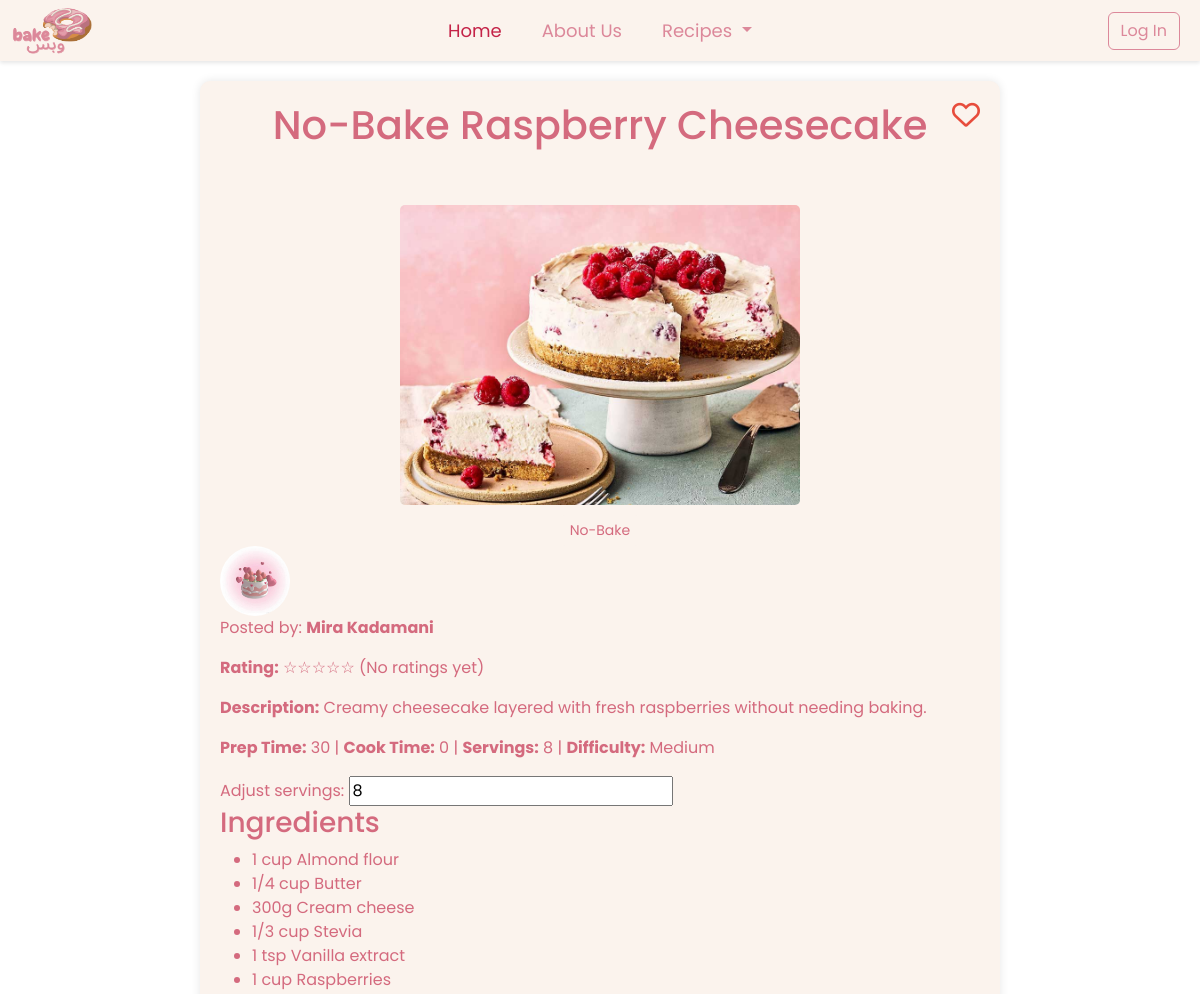
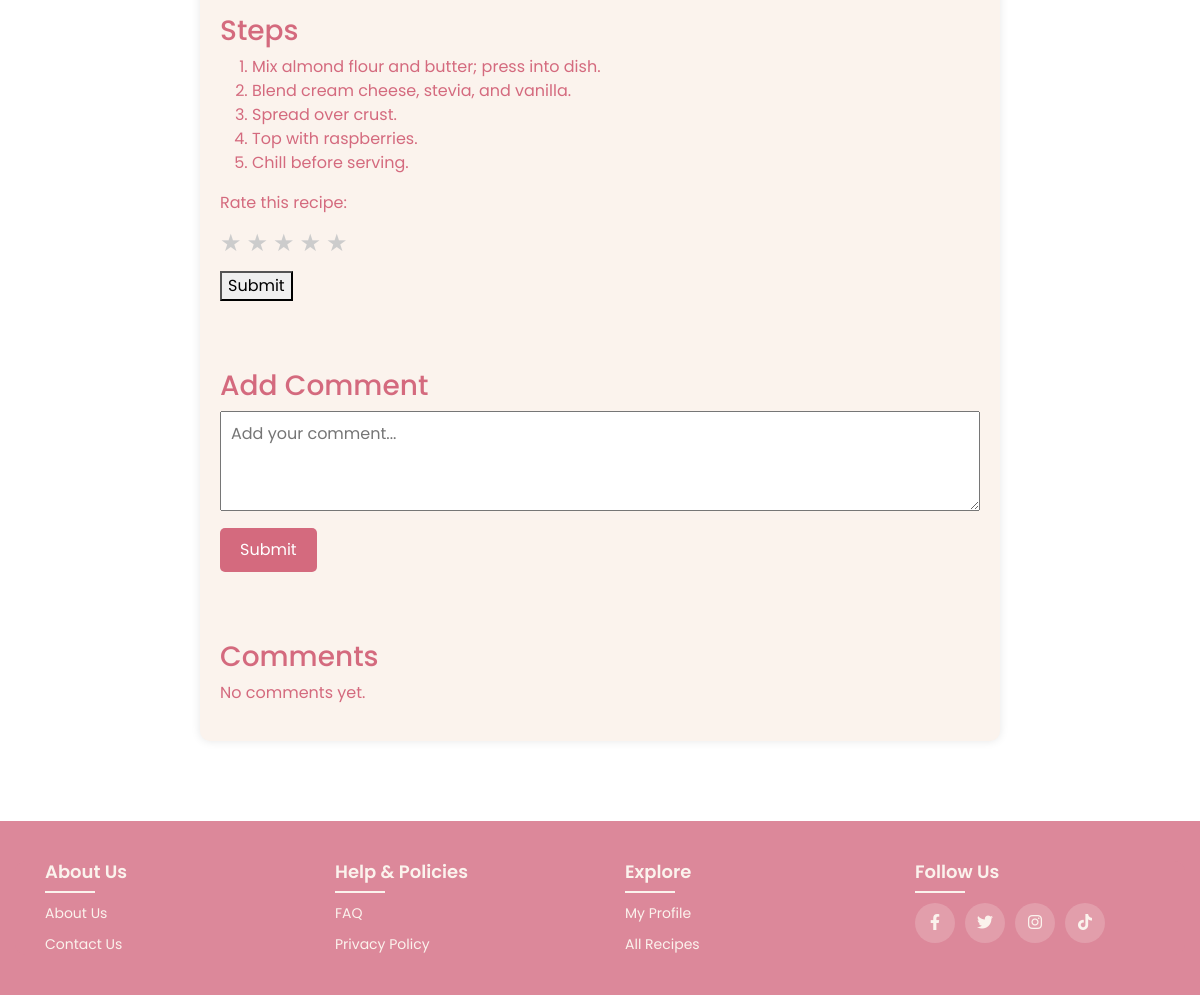
/individual-recipes.php?id=176, run on the app's committed database (2 pictures, top to bottom).
### tables this page shows
CREATE TABLE `recipe` (
  `id` int(11) NOT NULL,
  `name` varchar(255) NOT NULL,
  `description` text DEFAULT NULL,
  `category` varchar(100) NOT NULL,
  `prep_time` int(11) DEFAULT NULL,
  `cook_time` int(11) DEFAULT NULL,
  `servings` int(11) DEFAULT NULL,
  `difficulty` enum('Easy','Medium','Hard') NOT NULL DEFAULT 'Easy',
  `image` varchar(255) DEFAULT NULL,
  `ingredients` text DEFAULT NULL,
  `steps` text DEFAULT NULL,
  `user` varchar(255) DEFAULT NULL,
  `created_at` timestamp NOT NULL DEFAULT current_timestamp(),
  `user_id` int(11) NOT NULL
);

CREATE TABLE `users` (
  `user_id` int(11) NOT NULL,
  `username` varchar(50) NOT NULL,
  `email` varchar(100) NOT NULL,
  `password_hash` varchar(255) NOT NULL,
  `profile_picture` varchar(255) DEFAULT 'images/default.png',
  `bio` varchar(270) DEFAULT 'No bio yet',
  `hobbies` varchar(150) DEFAULT 'Still looking for new hobbies...',
  `Userrole` varchar(8) DEFAULT 'Baker'
);

### individual-recipes.php (the view, shortened to what this page needs)
<?php
    include 'individualrecipe.php';
    $isLoggedIn = isset($_SESSION['user_id']);
    $user_id = $_SESSION['user_id'];
    $recipe_id = $_GET['id'];
    $query = "SELECT * FROM recipe WHERE id = :id";
    $stmt = $con->prepare($query);
    $stmt->bindParam(':id', $recipe_id, PDO::PARAM_INT);
    $stmt->execute();
    $recipe = $stmt->fetch(PDO::FETCH_ASSOC);
    $userQuery = $con->prepare("SELECT username, profile_picture FROM users WHERE user_id = ?");
    $userQuery->execute([$recipe['user_id']]);
    $userInfo = $userQuery->fetch();
    $ingredients = json_decode($recipe['ingredients'], true);
    $steps = json_decode($recipe['steps'], true);
    $ratingQuery = $con->prepare("SELECT AVG(rating) AS avg_rating FROM reviews WHERE recipe_id = ?");
    $ratingQuery->execute([$recipe_id]);
    $ratingResult = $ratingQuery->fetch();
    function checkIfFavorited($user_id, $recipe_id, $con) {
        $stmt = $con->prepare("SELECT * FROM favorites WHERE user_id = :user_id AND recipe_id = :recipe_id");
        $stmt->bindParam(':user_id', $user_id, PDO::PARAM_INT);
        $stmt->bindParam(':recipe_id', $recipe_id, PDO::PARAM_INT);
        $stmt->execute();
        return $stmt->rowCount() > 0;
    }
    $isFavorited = checkIfFavorited($user_id, $recipe_id, $con);
?>
<!DOCTYPE html>
<html lang="en">
<head>
    <link href="https://cdn.jsdelivr.net/npm/bootstrap@5.3.2/dist/css/bootstrap.min.css" rel="stylesheet">
    <link rel="stylesheet" href="https://cdnjs.cloudflare.com/ajax/libs/font-awesome/6.0.0/css/all.min.css">
</head>
<body>
    <nav class="navbar custom-navbar sticky-top">
        <div class="container-fluid">
            <a class="navbar-brand" href="#">
                <img src="images/final.png" alt="Website Logo" width="80" height="50" class="d-inline-block align-text-top">
            </a>
            <ul class="navbar-nav d-flex flex-row">
                <li class="nav-item me-3">
                    <a class="nav-link active" aria-current="page" href="index.php">Home</a>
                </li>
                <li class="nav-item me-3">
                    <a class="nav-link" href="about us.php">About Us</a>
                </li>
                <li class="nav-item dropdown me-3">
                    <a class="nav-link dropdown-toggle" href="#" role="button" data-bs-toggle="dropdown" aria-expanded="false">
                        Recipes
                    </a>
                </li>
            </ul>
            <div class="d-flex">
                <?php if (!$isLoggedIn): ?>
                    <button class="btn btn-outline-danger me-2" onclick="window.location.href='login.php'">Log In</button>
                <?php endif; ?>
            </div>
        </div>
    </nav>
    <div class="container">
        <i class="<?php echo $isFavorited ? 'fa-solid' : 'fa-regular'; ?> fa-heart favorite-heart" id="favoriteHeart" onclick="toggleFavorite()"></i>
        <div class="recipe-header">
            <h1><?= htmlspecialchars($recipe['name'] ?? 'No Name Available') ?></h1>
            <br></br>
            <img src="images/<?= htmlspecialchars($recipe['image'] ?? 'default.jpg') ?>" alt="Recipe Image" class="recipe-img" style="width: 400px; height: 300px; object-fit: cover;">
            <div class="categories">
                <?php
                $categories = explode(',', $recipe['category'] ?? '');
                $categories = array_unique($categories);
                foreach ($categories as $category) {
                    echo '<div class="category">' . htmlspecialchars(trim($category)) . '</div>';
                }
                ?>
            </div>
        </div>
        <div class="user-info">
            <img src="<?= htmlspecialchars($userInfo['profile_picture'] ?? 'default.png') ?>" alt="User Picture" class="user-pic">
            <p>Posted by: <strong><?= htmlspecialchars($userInfo['username'] ?? 'Unknown User') ?></strong></p>
        </div>
        <?php
            $averageRating = $ratingResult['avg_rating'];
            echo '<p><strong>Rating:</strong> ';
            if ($averageRating) {
                $roundedRating = round($averageRating);
                for ($i = 1; $i <= 5; $i++) {
                    echo ($i <= $roundedRating) ? '★' : '☆';
                }
                echo " (" . number_format($averageRating, 1) . " / 5)";
            } else {
                echo str_repeat('☆', 5);
                echo " (No ratings yet)";
            }
            echo '</p>';
        ?>
        <p><strong>Description:</strong> <?= htmlspecialchars($recipe['description']) ?></p>
        <p><strong>Prep Time:</strong> <?= htmlspecialchars($recipe['prep_time']) ?> | <strong>Cook Time:</strong>  <?= htmlspecialchars($recipe['cook_time']) ?> | <strong>Servings:</strong> <?= htmlspecialchars($recipe['servings']) ?> | <strong>Difficulty:</strong> <?= htmlspecialchars($recipe['difficulty']) ?></p>
        <div class="serving-calculator">
            <label for="servingInput">Adjust servings:</label>
            <input type="number" id="servingInput" value=<?= htmlspecialchars($recipe['servings']) ?> min="1" onchange="adjustIngredients()">
        </div>
        <h3>Ingredients</h3>
        <ul id="ingredients-list">
            <?php
            foreach ($ingredients as $ingredient) {
                echo "<li id=\"ingredient-" . htmlspecialchars($ingredient['ingredient']) . "\" data-quantity=\"" . htmlspecialchars($ingredient['quantity']) . "\">" . htmlspecialchars($ingredient['quantity']) . " " . htmlspecialchars($ingredient['ingredient']) . "</li>";
            }
            ?>
        </ul>
        <h3>Steps</h3>
        <ol id="steps-list">
            <?php
            foreach ($steps as $step) {
                echo "<li>" . htmlspecialchars($step) . "</li>";
            }
            ?>
        </ol>
        <div class="user-rating">
                    <form method="post" action="">
                        <label for="rating">Rate this recipe:</label>
                        <div class="star-rating">
                            <?php for ($i = 1; $i <= 5; $i++): ?>
                                <span class="star" data-value="<?= $i ?>" onclick="setRating(<?= $i ?>)">
                                    ★
                                </span>
                            <?php endfor; ?>
                        </div>
                        <button type="submit" name="submit_rating">Submit</button>
                    </form>
                </div>
                <div class="discussion-section">
                <br></br>
                <h3>Add Comment</h3>
                <form method="POST" action="individual-recipes.php?id=<?php echo $recipe_id; ?>" style="margin-bottom: 20px;">
                    <textarea name="comment" placeholder="Add your comment..." required
                        style="width: 100%; height: 100px; padding: 10px; font-size: 16px; resize: vertical;"></textarea>
                    <button type="submit"
                        style="margin-top: 10px; padding: 10px 20px; font-size: 16px; display: block;">Submit</button>
                </form>
                <br></br>
                <h3>Comments</h3>
                <div id="commentsList">
                    <?php
                    $hasComments = false;
                    if (!$hasComments) {
                        echo '<p>No comments yet.</p>';
                    }
                    ?>
                </div>
            </div>
        </div>
</body>
    <footer class="footer">
        <div class="container">
            <div class="row">
                <div class="footer-col">
                    <h4>About Us</h4>
                    <ul>
                        <li><a href="about us.php">About us</a></li>
                        <li><a href="contactUs.php">Contact us</a></li>
                    </ul>
                </div>
                <div class="footer-col">
                    <h4>Help & Policies</h4>
                    <ul>
                        <li><a href="#faqpage.php">FAQ</a></li>
                        <li><a href="privacy.php">Privacy Policy</a></li>
                    </ul>
                </div>
                <div class="footer-col">
                    <h4>Explore</h4>
                    <ul>
                        <li><a href="profile page.php">My Profile</a></li>
                        <li><a href="recipes.php">All Recipes</a></li>
                    </ul>
                </div>
                <div class="footer-col">
                    <h4>Follow Us</h4>
                    <div class="social-links">
                        <a href="#"><i class="fab fa-facebook-f"></i></a>
                        <a href="#"><i class="fab fa-twitter"></i></a>
                        <a href="#"><i class="fab fa-instagram"></i></a>
                        <a href="#"><i class="fab fa-tiktok"></i></a>
                    </div>
                </div>
            </div>
        </div>
    </footer>
</html>

### individual-recipes.php (style rules this page uses)
body { background-image: url('https://i.pinimg.com/736x/ec/88/01/ec88011e4d940a6fbfde37d59b58b85b.jpg'); background-size: cover; font-family: 'Poppins', sans-serif; color: #d46a7e; margin: 0; padding: 0; }
.container { background: #fbf3ed; padding: 20px; border-radius: 10px; max-width: 800px; margin: 20px auto; box-shadow: 0 0 10px rgba(0, 0, 0, 0.1); position: relative; }
.custom-navbar { font-family: 'Poppins', sans-serif; font-size: 20px; background-color: #fbf3ed !important; box-shadow: 0 2px 4px rgba(0, 0, 0, 0.1); z-index: 1000; padding: 0; }
.custom-navbar.sticky-top { position: sticky; top: 0; }
.custom-navbar .navbar-nav .nav-link { color: #dc889a !important; font-size: 18px; padding: 8px 12px; transition: color 0.3s ease; }
.custom-navbar .navbar-nav .nav-link.active, .custom-navbar .navbar-nav .nav-link:hover { color: #c42348 !important; }
.custom-navbar .navbar-brand { color: #dc889a !important; font-size: 18px; margin-left: 0; }
.btn-outline-danger { border-color: #dc889a; color: #dc889a; transition: all 0.3s ease; }
.recipe-header { text-align: center; }
.recipe-img { width: 30%; border-radius: 5px; }
.categories { text-align: center; margin-top: 10px; display: flex; flex-wrap: wrap; gap: 10px; justify-content: center; }
.category { background: #fbf3ed; padding: 5px 10px; border-radius: 5px; font-size: 14px; }
.favorite-heart { font-size: 28px; color: #e74c3c; cursor: pointer; transition: color 0.3s; position: absolute; top: 20px; right: 20px; }
.rating-section, .discussion-section { margin-top: 20px; }
.star-rating { display: flex; gap: 5px; margin: 10px 0; }
.star { cursor: pointer; font-size: 24px; color: #ccc; }
.discussion-section button { padding: 10px 20px; background: #d46a7e; color: #fff; border: none; border-radius: 5px; cursor: pointer; }
.user-info img { width: 70px; height: 70px; border-radius: 50%; object-fit: cover; }
.footer { background-color: #dc889a; padding: 40px 0; font-family: 'Poppins', sans-serif; margin-top: 80px; color: #fbf3ed; }
.footer .container { background-color: #dc889a; max-width: 1170px; margin: auto; padding: 0 15px; box-shadow: none; border: none; }
.footer .row { display: flex; flex-wrap: wrap; justify-content: space-between; gap: 20px; margin: 0; padding: 0; }
.footer-col { flex: 1; min-width: 200px; padding: 0 15px; }
.footer-col h4 { font-size: 18px; color: #fbf3ed; text-transform: capitalize; margin-bottom: 20px; font-weight: 600; position: relative; }
.footer-col h4::before { content: ''; position: absolute; left: 0; bottom: -10px; background-color: #fbf3ed; height: 2px; box-sizing: border-box; width: 50px; }
.footer-col ul { list-style: none; padding-left: 0; margin: 0; }
.footer-col ul li:not(:last-child) { margin-bottom: 10px; }
.footer-col ul li a { font-size: 14px; text-transform: capitalize; color: #fbf3ed; text-decoration: none; font-weight: 400; display: block; transition: all 0.3s ease; }
.footer-col .social-links { display: flex; gap: 10px; }
.footer-col .social-links a { display: inline-block; height: 40px; width: 40px; background-color: rgba(251, 243, 237, 0.2); text-align: center; line-height: 40px; border-radius: 50%; color: #fbf3ed; transition: all 0.5s ease; }

### data on the page
recipe: name "No-Bake Raspberry Cheesecake", image (picture), category "No-Bake", description "Creamy cheesecake layered with fresh raspberries without needing baking.", prep_time "30", cook_time "0", servings "8", difficulty "Medium", steps "Mix almond flour and butter; press into dish.", steps "Blend cream cheese, stevia, and vanilla.", steps "Spread over crust.", steps "Top with raspberries.", steps "Chill before serving."
users: profile_picture (placeholder picture), username "Mira Kadamani"

### other printed values
str_repeat('☆', 5) "☆☆☆☆☆"
$ingredient['quantity'] "1 cup"
$ingredient['ingredient'] "Almond flour"
$ingredient['quantity'] "1/4 cup"
$ingredient['ingredient'] "Butter"
$ingredient['quantity'] "300g"
$ingredient['ingredient'] "Cream cheese"
$ingredient['quantity'] "1/3 cup"
$ingredient['ingredient'] "Stevia"
$ingredient['quantity'] "1 tsp"
$ingredient['ingredient'] "Vanilla extract"
$ingredient['ingredient'] "Raspberries"
